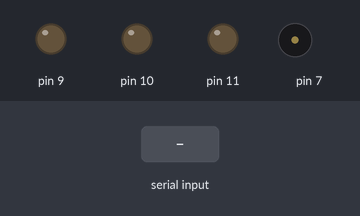
The sketch below on a simulated Arduino Uno, built with avr-gcc and run on an emulated ATmega328P. Shown: output pins drawn as LEDs (lit = HIGH), buzzer (waves = sounding). The test bench sets the inputs (shaded band).

Above: at 1.2 s.
1.3 s: "1" received over Serial
At 2.5 s:
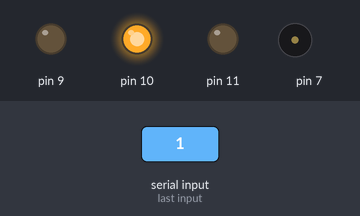
2.8 s: "2" received over Serial
At 3.7 s:
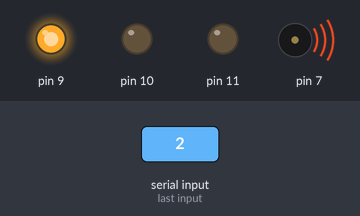
4.3 s: "0" received over Serial
At 5.2 s:
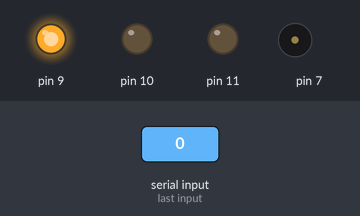
Timing chart, 0 to 7.3 s (numbered marks = the images above; inputs shaded):
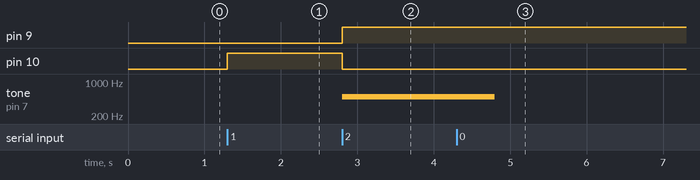

Measured:
- after the input at 1.3 s, pin 10: LOW → HIGH at once
- after the input at 2.8 s, pin 9: LOW → HIGH at once; pin 10: HIGH → LOW at once; tone on pin 7: silent → 500 Hz at once
- after the input at 4.3 s, tone on pin 7: 500 Hz → silent after 0.50 s

The sketch:

mask.ino
```cpp
char ser;
void setup() {
  pinMode(7, OUTPUT);  //부저
  pinMode(9, OUTPUT); //R
  pinMode(10, OUTPUT); //G
  pinMode(11, OUTPUT); //B
  Serial.begin(9600);
}

void loop() {

  if (Serial.available()) {
    ser = Serial.read();
  }
  switch(ser) {
    case '1':
      analogWrite(9, 0);
      analogWrite(10, 255);
      analogWrite(11, 0);
      break;
    case '2':

      tone(7,500,500);
      analogWrite(9, 255);
      analogWrite(10, 0);
      analogWrite(11, 0);
  }
}
```
